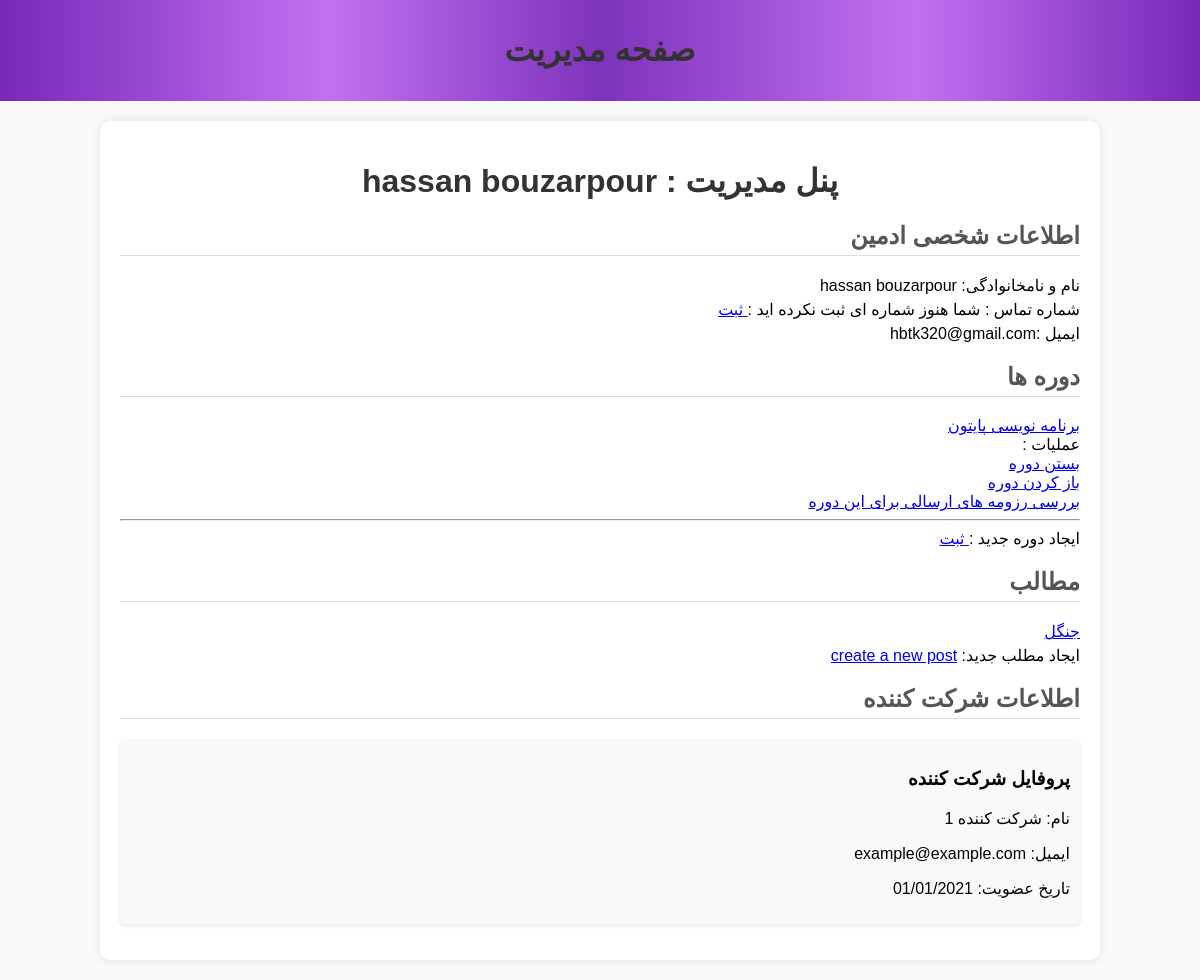
Page /admin-panel (signed in) on the committed database.
### runnit_project/models.py (models this page shows, shortened)
class User(db.Model):
    user_id = db.Column(db.Integer, primary_key=True)
    firstname = db.Column(db.String(50), nullable=False)
    lastname = db.Column(db.String(50), nullable=False)
    email = db.Column(db.String(100), unique=True, nullable=False)
    phone_number = db.Column(db.String(15), nullable=True)
    profile_pic = db.Column(db.String(200))
    resume = db.Column(db.String(150), nullable=True)  # Stores the resume file path
    resume_approved = db.Column(SQLAEnum(ResumeStatus), nullable=True)
    iqtest_score = db.Column(db.Integer, nullable=True)
    _password = db.Column(db.String(250), nullable=False)
    is_admin = db.Column(db.Boolean, default=False)
    is_superuser = db.Column(db.Boolean, default=False)
    is_authenticated = db.Column(db.Boolean, default=False)
    posts = db.relationship('Post', backref='user', lazy=True)
    comments = db.relationship('Comment', backref='user', lazy=True)
    ratings = db.relationship('Rating', backref='user', lazy=True)
    resume = db.relationship("Resume", back_populates="user", uselist=False)  # uselist=False ensures one-to-one
    course = db.relationship('Course', backref='user', lazy=True)
    iqtest = db.relationship('IQTest', backref='user', lazy=True)
    type = db.Column(db.String(50))
    @property
    def password(self):
        raise AttributeError("password is not a readable attribute")

class Course(db.Model):
    user_id = db.Column(db.Integer, db.ForeignKey('user.user_id'), nullable=False)
    course_id = db.Column(db.Integer, primary_key=True)
    name = db.Column(db.String(100), nullable=False)
    body = db.Column(db.Text, nullable=False)
    rating = db.Column(db.Integer)
    image = db.Column(db.String(200))
    closed = db.Column(db.Boolean, default=False)

class Post(db.Model):
    post_id = db.Column(db.Integer, primary_key=True)
    title = db.Column(db.String(100), nullable=False)
    body = db.Column(db.Text, nullable=False)
    image = db.Column(db.String(200),nullable = True)
    user_id = db.Column(db.Integer, db.ForeignKey('user.user_id'), nullable=False)

### runnit_project/routes.py (the view)
@app.route("/admin-panel")
@admin_required
@login_required
def admin_panel():
    user_id = session["user_id"]
    user = User.query.filter_by(user_id = user_id).first()
    courses = Course.query.filter_by(user_id = user_id)
    posts = Post.query.filter_by(user_id = user_id)
    return render_template("admin_panel.html",user=user,courses = courses,posts=posts)

### run.py (called while the page is built, shortened)
@app.before_request
def create_initials():
    if not "language" in session:
        session["language"] = 'fa'
    global initialization_done

### runnit_project/templates/admin_panel.html (shortened to what this page needs)
<!DOCTYPE html>
<html lang="fa">
<head>
    <link rel="stylesheet" type="text/css" href="../../static/css/style2.css">
</head>
<body>
    <header>
        <h1>صفحه مدیریت</h1>
    </header>
    <div class="admin-panel">
        <h1>پنل مدیریت : {{user.firstname}} {{user.lastname}} </h1>
        <ul>
        <div class="courses">
            <h2>اطلاعات شخصی ادمین</h2>
            <ul>
                <li>نام و نامخانوادگی: {{user.firstname}} {{user.lastname}}</li>
                <li>شماره تماس :{%if user.phone %}{{user.phone}}{% else %} شما هنوز شماره ای ثبت نکرده اید  :<a href="{{url_for('enter_phone')}}"> ثبت</a>{% endif %}</li>
                <li>ایمیل :{{user.email}} </li>
            </ul>
        </div>
                <div class="members">
                    <h2>دوره ها</h2>
                    <ul>{% if courses %}
                        {% for course in  courses %}
                        <li><a href="{{url_for('course_detail' , course_id = course.course_id)}}"> {{course.name}}</a><div>  عملیات :</div><a href="{{url_for('close_course',course_id = course.course_id)}}"> بستن دوره </a> <br> <a href="{{url_for('open_course',course_id = course.course_id)}}">  باز کردن دوره </a><br> <a href="{{url_for('view_course_resumes',course_id = course.course_id)}}"> بررسی رزومه های ارسالی برای این دوره</a><hr>
                            {% endfor %}
                    </ul>
                    ایجاد دوره جدید :<a href="{{ url_for('create_course') }}"> ثبت</a></li>
                </div>
                {% else %}
                هنوز دوره ای ایجاد نکرده اید :
                 <a href="{{ url_for('create_course') }}"> ایجاد دوره جدید </a></li>
                </div>
                {% endif %}
        <div class="courses">
            <h2>مطالب</h2>
            <ul>{% if posts %}
                {% for post in posts %}
                <li><a href="{{url_for('post_detail',post_id = post.post_id)}}">{{post.title}}</a></li>
                {% endfor %}
            </ul>
           ایجاد مطلب جدید: <a href="{{ url_for('create_post') }}"> create a new post</a></li>
        </div>
        {% else %}
        هنوز مطلبی ایجاد نکرده اید :
        <a href="{{ url_for('create_post') }}"> ایجاد مطلب جدید</a></li>
    </div>
        {% endif %}
        <div class="participant-info">
            <h2>اطلاعات شرکت کننده</h2>
            <div class="profile">
                <h3>پروفایل شرکت کننده</h3>
                <p>نام: شرکت کننده 1</p>
                <p>ایمیل: example@example.com</p>
                <p>تاریخ عضویت: 01/01/2021</p>
            </div>
        </div>
    </div>
</body>
</html>

### runnit_project/templates/css/style2.css (style rules this page uses)
body { font-family: 'Tahoma', sans-serif; direction: rtl; background-color: #f9f9f9; margin: 0; padding: 0; }
.admin-panel { width: 80%; margin: 20px auto; background-color: #fff; padding: 20px; border-radius: 10px; box-shadow: 0 0 10px rgba(0, 0, 0, 0.1); }
h1 { text-align: center; color: #333; }
h2 { color: #555; border-bottom: 1px solid #ddd; padding-bottom: 5px; }
ul { list-style-type: none; padding: 0; }
li { margin: 5px 0; }
.profile { background-color: #f9f9f9; padding: 10px; border-radius: 5px; box-shadow: 0 2px 4px rgba(0, 0, 0, 0.1); }

### runnit_project/templates/admin_panel.html (style rules this page uses)
header { background-image: linear-gradient(270deg, #7728b8, #b95ff0e0 23.78%, #7728b8f2 49.83%, #b95ff0e0 72.74%, #7728b8); color: white; text-align: center; padding: 10px 0; }

### rows in the picture
User: firstname "hassan", lastname "bouzarpour", email "hbtk320@gmail.com"
Course: name "برنامه نویسی پایتون"
Post: title "جنگل"
